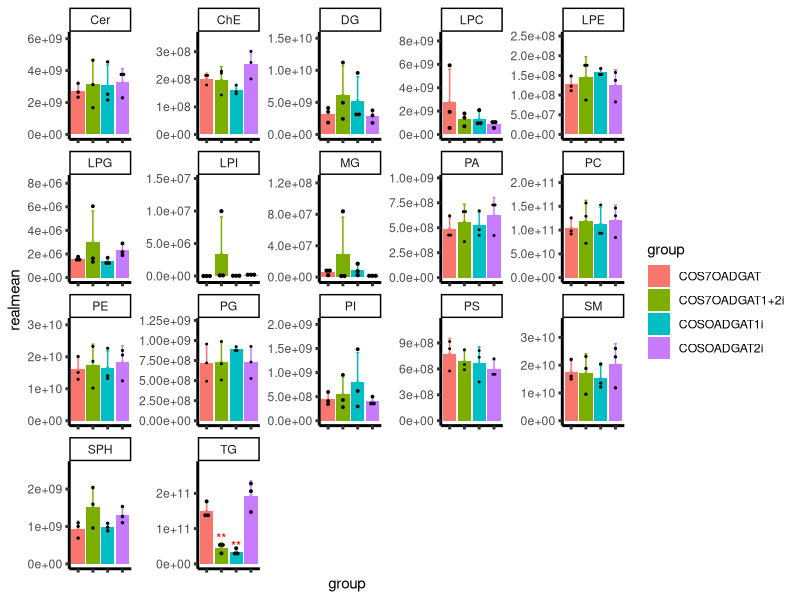
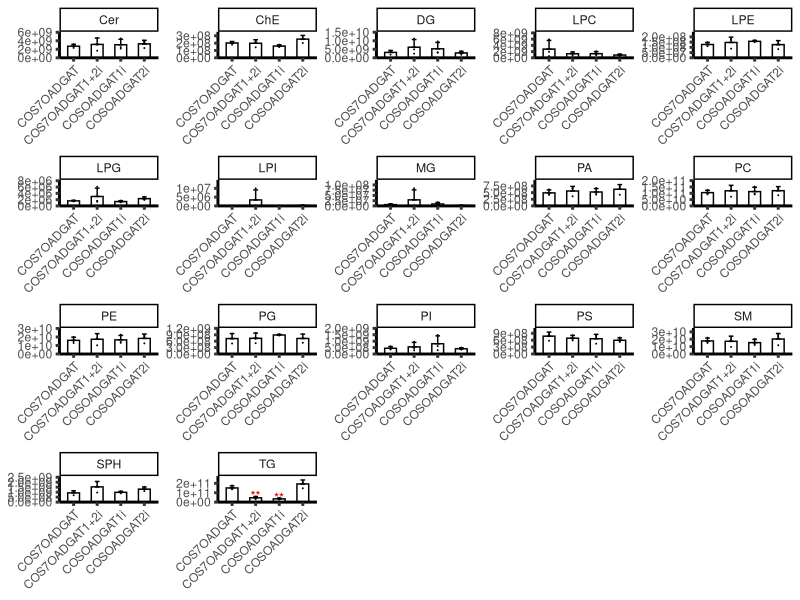

The R script that drew these images, in order:
### For LipidSearch data ###
### NOTE: First merge pos+neg data(if they are separate)
### NOTE1: Clients should add group info to the first line of the file. ###
### NOTE1: If using MS Excel, should follow the steps to get csv file: ###
### NOTE1: Click File->Export->Change File Type ->Choose "CSV" options ###
### NOTE1: Or may have some characters garbled, see NOTE1-ref in the code ###
### NOTE2: Clients should put control group should be on the first column ###
### NOTE3: Data should have the following columns: ###
### NOTE3: Class, FattyAcid ###

### Loading data and environment settings ###
library(tidyverse)
options(stringsAsFactors = F)
setwd("D:/myLearning/lipGroup/riverGroup/integerateOmics/lipidPathways/newInspirationWork/procedure/github/testData/zsy_DGATinhibitors/cos7Data/input")
data <- read.csv("Cos7_integ.csv", skip = 1)
#NOTE1-ref: may have the first character garbled
allgroups <- scan("Cos7_integ.csv", what = "character", nlines = 1, sep = ",", quote = "\"")
notdataColsLen <- sum(allgroups == '')
allgroups <- allgroups[allgroups != '']
groupsLevel <- unique(allgroups)
nsamples <- table(factor(allgroups, levels = groupsLevel))
names(allgroups) <- colnames(data)[(notdataColsLen+1):(notdataColsLen+length(allgroups))]
#NOTE2-ref: should indicate the control group or set on the first column
controlGrp <- groupsLevel[1]

### Clean and Tidy the data ###
## Delete NA (or 0) value
# The lipid is not NA (or 0) at least one sample in a group remains
# ref: 3 samples in a group -- select <= 0.67(2/3) missing value
# ref: 5 samples in a group -- select <= 0.8(4/5) missing value
# Missing value will be replaced by half of the minimum positive value in the original data
percent <- 0.67
data[is.na(data)] <- 0
data_intensity <- data[, -1:-notdataColsLen]
ind_ok <- apply(data_intensity == 0, 1, sum)/ncol(data_intensity) <= percent
data <- data[ind_ok, ]
# Missing value will be replaced by half of the minimum positive value in the original data
minInten <- min(data_intensity[data_intensity > 0], na.rm = T)/2
data[data == 0] <- minInten
## Delete odd FA chain lipids
fas <- data$FattyAcid
m <- gregexpr("[0-9]*:", fas)
fachain <- regmatches(fas, m)
my.even <-  function(x){
  x <- gsub(":", "", x, perl = T)
  x <- as.numeric(x)
  result <- ifelse(sum(x %% 2) == 0, T, F)
  return(result)
}
ind <- lapply(fachain, my.even)
ind <- unlist(ind)
data <- data[ind, ]
## Only use the lipid class that the library exsists
lipClasses <- c("Cer", "ChE", "DG", "LPC", "LPE", "LPG", "LPI", 
                "MG", "PA", "PC", "PE", "PG", "PI", "PS", 
                "SM", "SPH", "TG", 
                "FA", "LPS", "CL")
#NOTE: class "CL" will not be considered later due to no occurence in the data
#NOTE: some Glycerophospholipids(eg, "PA", though they donnot occur in the data) will still be considered later due to their similar form to other Glycerophospholipids
Class <- data$Class
data_sub <- subset(data, subset = Class %in% lipClasses)
## Duplication handle
data_sub_all <- cbind(data_sub, 
                      lipidName = paste0(data_sub$Class, data_sub$FattyAcid))
data_sub_dup <- data_sub_all %>%
  group_by(lipidName) %>%
  filter(n() > 1)
data_sub_dup_list <- split(data_sub_dup, data_sub_dup$lipidName)
# Rule2: duplicated lipids in different modes- chooese stronger intensity
#        duplicated lipids in the same modes but have different adduct - choose stronger intensity
#        i.e. duplicated lipids all choose stronger intensity
getSoloInten <- function(x){
  data <- x[, (notdataColsLen+1):(notdataColsLen+length(allgroups))]
  result <- rep(0, length(allgroups))
  for(i in 1:nrow(data)){
    one <- unlist(data[i, ])
    result <- ifelse(one > result, one, result)
  }
  return(result)
}
# End of rule2
data_sub_dup_soloInten <- sapply(data_sub_dup_list, getSoloInten)
# Merge duplication and single ones
data_sub_sing_allhandle <- data_sub_all %>%
  select(-c(1:all_of(notdataColsLen))) %>%
  group_by(lipidName) %>%
  filter(n() == 1) 
data_sub_sing_allhandle <- data_sub_sing_allhandle[, c((length(allgroups)+1), 1:length(allgroups))]
data_sub_dup_allhandle <- rownames_to_column(as.data.frame(t(data_sub_dup_soloInten)))
colnames(data_sub_dup_allhandle) <- colnames(data_sub_sing_allhandle)
data_sub_allhandle <- bind_rows(data_sub_sing_allhandle, data_sub_dup_allhandle)
data_sub_allhandle <- cbind(data_sub_allhandle, 
                            Class = gsub("(.*?)\\(.*", "\\1", data_sub_allhandle$lipidName))
## Seperate MS1 and MS2 lipids & Calculate itensity of lipid class containing FA chain info
lipids <- data_sub_allhandle$lipidName
# Get the FA info and MS1 info
getFAsInfo <- function(i){
  Class <- gsub("(.*?)\\(.*", "\\1", i, perl = T)
  if(Class %in% c("Cer", "SM", "SPH")){ 
    # Ignore "+O" info
    if(grepl("_", i)){
      spbase <- gsub(".*\\(([mdt][0-9]+:[0-9]+)_.*", "\\1", i, perl = T)
      fa <- gsub(".*_([0-9]+:[0-9]+)(\\+O)*.*", "\\1", i, perl = T)
      fas <- c(spbase, fa)
    } else {
      spall <- gsub(".*\\(([mdt][0-9]+:[0-9]+)(\\+O)*.*", "\\1", i, perl = T)
      fas <- spall
    }
  } else if(Class %in% c("FA", "MG", "DG", "TG", "PA", "PC", "PE", "PG", 
                         "PI", "PS", "LPA", "LPC", "LPE", "LPG", "LPI", 
                         "LPS", "ChE")){#will not contain "CL"
    # All ignore e/p(O-/P-) connection
    if(grepl("_", i)){
      fainfo <- gsub(".*\\((.*)\\)", "\\1", i)
      fas <- strsplit(fainfo, "[_/]")
      m <- gregexpr("[0-9]+:[0-9]+", fas)
      fas <- unlist(regmatches(as.character(fas), m))
    } else {
      m <- gregexpr("[0-9]+:[0-9]+", i)
      fas <- unlist(regmatches(i, m))
      ## ChE may have some 0:0 info 
      if(length(fas) == 0){
        fas <- "0:0"
      }
    }
  }
  n <- length(fas)
  if(n > 1){
    ms1 <- F
  } else{
    if(Class %in% c("Cer", "DG", "PA", "PC", "PE", "PG", "PI", "PS", "SM", "TG")){
      ms1 <- T
    } else {
      ms1 <- F
    }
  }
  result <- list(fas, ms1)
  names(result) <- c(Class, "ms1")
  return(result)
}
fasInfo <- lapply(lipids, getFAsInfo)
ms1Info <- sapply(fasInfo, function(x) x$ms1)
data_sub_allhandle <- cbind(data_sub_allhandle, ms1 = ms1Info)
data_sub_ms1 <- subset(data_sub_allhandle, subset = ms1 == T)
data_sub_ms2 <- subset(data_sub_allhandle, subset = ms1 == F)
# Tidy and integrate itensity of lipid class containing FA chain info
# Use MS2 to do the later statistics only
lipid_subclass_handle <- data.frame()
for(i in 1:nrow(data_sub_allhandle)){
  # e,p connection info will be ignored
  fa <- fasInfo[[i]][[1]]
  Class <- names(fasInfo[[i]][1])
  subclass <- paste0(Class, "(", fa, ")")
  lipid_subclass_handle <- rbind(lipid_subclass_handle, 
                                 cbind(subclass = subclass, 
                                       bind_rows(replicate(length(subclass), data_sub_allhandle[i, ], simplify = FALSE))))
}
lipid_subclass_handle <- subset(lipid_subclass_handle, subset = ms1 == F)

### Tidy for and do Visualization ###
## Use data_sub_allhandle(Delete duplication) to calculate itensity of each lipid class
data_sub_classSum_stat <- data_sub_allhandle %>%
  ungroup() %>%
  select(-ms1, -lipidName) %>%
  gather(key = "case", value = "lipidsum", -Class) %>%
  group_by(Class, case) %>%
  summarise(lipidsum = sum(lipidsum)) %>%
  mutate(group = allgroups[match(case, names(allgroups))]) 
data_sub_classSum_stat2 <- data_sub_classSum_stat %>%
  group_by(Class, group) %>%
  summarise(realmean = mean(lipidsum),
            sd = sd(lipidsum))
data_sub_classSum_p <- split(data_sub_classSum_stat, data_sub_classSum_stat$Class)
getPValue <- function(x){
  Class <- unique(x$Class)
  #Totally equal to t.test() one by one
  p <- pairwise.t.test(x$lipidsum, x$group, p.adjust.method = "none", pool.sd = F)$p.value
  p1 <- p[rownames(p) == controlGrp, ]
  if(length(p1) != 0){
    names(p1) <- colnames(p)
  }
  p2 <- p[, colnames(p) == controlGrp]
  if(length(p2) != 0){
    names(p2) <- rownames(p)
  }
  p_tidy <- c(p1, p2)
  p_tidy <- p_tidy[!is.na(p_tidy)]
  if(length(p_tidy) == 0){
    result <- NULL
  }else {
    result <- data.frame(
      group = c(names(p_tidy), controlGrp),
      p = c(p_tidy, NA), 
      Class = Class
    )
  }
  return(result)
}
data_sub_classSum_stat3 <- lapply(data_sub_classSum_p, getPValue)
data_sub_classSum_stat3 <- do.call(rbind, data_sub_classSum_stat3)
addSigLabel <- function(x){
  x[is.na(x)] <- 1
  label <- c('', "*", "**", "***")
  allLable <- ifelse(x >= 0.05, label[1], NA)
  allLable <- ifelse(x < 0.05 & x >= 0.01, label[2], allLable)
  allLable <- ifelse(x < 0.01 & x >= 0.001, label[3], allLable)
  allLable <- ifelse(x < 0.001, label[4], allLable)
}
sigLabel <- addSigLabel(data_sub_classSum_stat3$p)
data_sub_classSum_stat3 <- cbind(data_sub_classSum_stat3, sigLabel = sigLabel)
data_sub_classSum_integStat <- left_join(data_sub_classSum_stat2, data_sub_classSum_stat3)
ggplot() +
  geom_bar(data = data_sub_classSum_integStat, aes(x = group, y = realmean, fill = group), stat = "identity") +
  geom_errorbar(data = data_sub_classSum_integStat, aes(x = group, ymin = realmean, ymax = realmean + sd, color = group), width = 0.2) +
  geom_dotplot(data = data_sub_classSum_stat, aes(x = group, y = lipidsum), binaxis='y', stackdir='center') +
  geom_text(data = data_sub_classSum_integStat, aes(x = group, y = realmean+2*sd, label = sigLabel),
            size = 3, fontface = "bold", color = "red") +
  theme_classic() +
  theme(axis.text.x = element_blank(), 
        line = element_line(colour = "black", size = 1, 
                            linetype = 1, lineend = "butt")) +
  facet_wrap(~Class, scales="free") 

ggplot() +
  geom_bar(data = data_sub_classSum_integStat, aes(x = group, y = realmean), fill = "white", color = "black", stat = "identity", 
           width = 0.5, position=position_dodge(10)) +
  geom_errorbar(data = data_sub_classSum_integStat, aes(x = group, ymin = realmean, ymax = realmean + sd), color = "black", width = 0.2) +
  geom_dotplot(data = data_sub_classSum_stat, aes(x = group, y = lipidsum), binaxis='y', stackdir='center', 
               binwidth = 5) +
  geom_text(data = data_sub_classSum_integStat, aes(x = group, y = realmean+2*sd, label = sigLabel),
            size = 3, fontface = "bold", color = "red") +
  theme_classic() + 
  theme(axis.text.x=element_text(angle=45, hjust=1), 
        line = element_line(colour = "black", size = 1, 
                            linetype = 1, lineend = "butt"), 
        axis.title = element_blank()) +
  scale_y_continuous(expand = c(0,0)) +
  facet_wrap(~Class, scales="free") 

